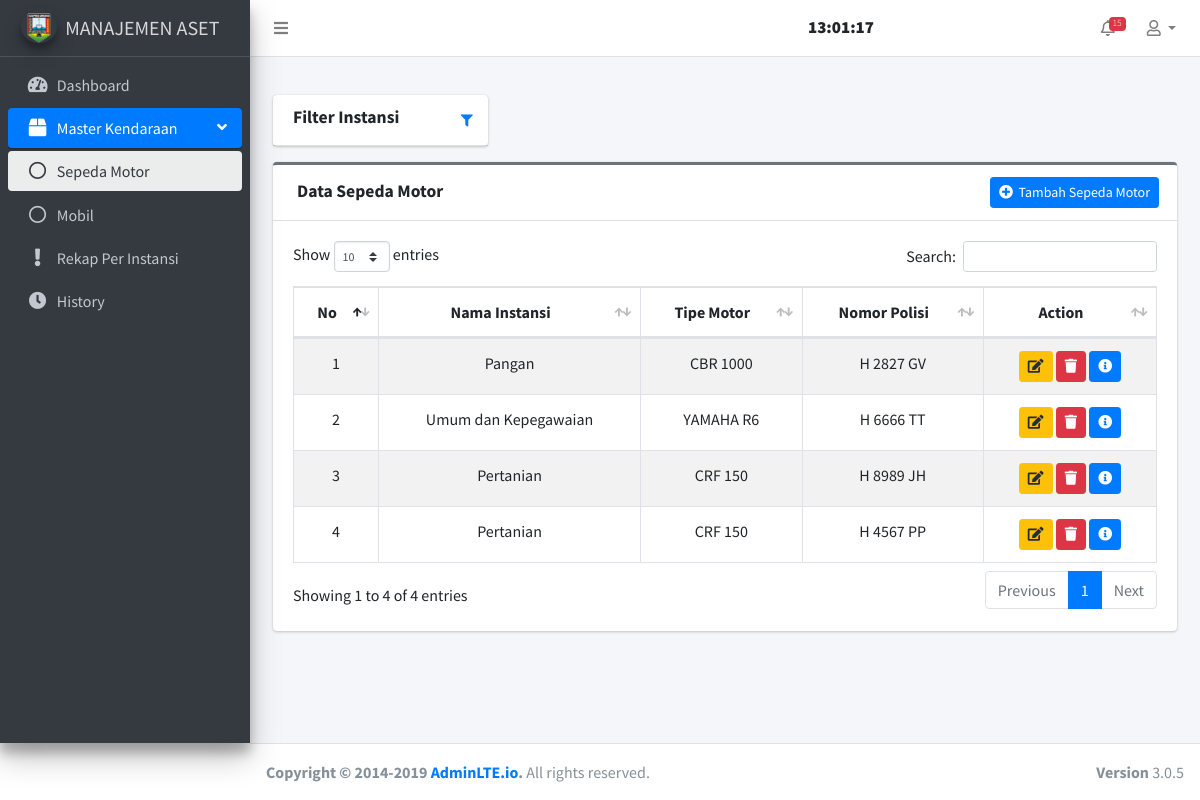
Screenshot of /index.php/kendaraan/utama with the database file from the repository.
### tables this page shows
CREATE TABLE IF NOT EXISTS `tb_motor` (
`id` int(12) NOT NULL,
  `instansi` varchar(200) NOT NULL,
  `nama_pemakai` varchar(200) NOT NULL,
  `tipe_motor` varchar(200) NOT NULL,
  `no_polisi` varchar(200) NOT NULL,
  `no_polisi_lama` varchar(200) NOT NULL,
  `tahun_rakit` varchar(200) NOT NULL,
  `jumlah_cc` varchar(200) NOT NULL,
  `no_rangka` varchar(200) NOT NULL,
  `no_mesin` varchar(200) NOT NULL,
  `no_bpkb` varchar(200) NOT NULL,
  `tanggal_servis` varchar(200) NOT NULL,
  `tanggal_perpanjangan` date NOT NULL,
  `gambar_motor` varchar(200) DEFAULT NULL
);

### application/controllers/Kendaraan.php (called while the page is built, shortened)
<?php
class Kendaraan extends CI_Controller {
    public function __construct()
    {
        $this->load->model('kendaraan_model');
    }
	public function utama()
	{
		$data['title'] = 'Sepeda Motor';
		$filter = $this->input->post('filter_instansi');
		$data['motor'] = $this->kendaraan_model->get_data('tb_motor', $filter)->result();
		$this->load->view('templates/header', $data);
		$this->load->view('templates/sidebar', $data);
		$this->load->view('kendaraan');
		$this->load->view('templates/footer');
	}
}

### index.php (called while the page is built, shortened)
<?php
require_once BASEPATH.'core/CodeIgniter.php';

### application/models/Kendaraan_model.php (called while the page is built, shortened)
<?php
class Kendaraan_model extends CI_Model {
	public function get_data($table, $filter = '')
	{
		return $this->db->get($table);
	}
}

### application/views/kendaraan.php (the view, shortened to what this page needs)
<div class="container-fluid">
  <div class="row">
    <div class="col-md-3">
      <div class="card">
        <div class="card-header" id="filterHeading">
          <h3 class="card-title font-weight-bold text-black">Filter Instansi</h3>
            <div class="card-tools">
                    <button type="button" class="btn btn-link btn-xs btn-black" data-toggle="collapse" data-target="#filterCollapse" aria-expanded="true" aria-controls="filterCollapse">
                    <i class="fas fa-filter"></i>
                    </button>
            </div>
        </div>
      </div>
    </div>
  </div>
  <div class="row">
    <div class="col-12">
      <div class="card card-outline card-secondary">
        <div class="card-header">
          <h3 class="card-title p-1 font-weight-bold text-black">Data Sepeda Motor</h3>
          <div class="card-tools">
            <button data-toggle="modal" data-target="#tambah" class="btn btn-primary btn-sm mr-2"><i class="fa fa-plus-circle"></i> &nbsp;Tambah Sepeda Motor</button>
          </div>
        </div>
        <div class="card-body">
        <table id="example1" class="table table-bordered table-striped">
        <thead>
            <tr class="text-center">
                <th>No</th>
                <th>Nama Instansi</th>
                <th>Tipe Motor</th>
                <th>Nomor Polisi</th>
                <th>Action</th>
            </tr>
        </thead>
        <tbody>
        <?php $no = 1;
        foreach($motor as $mtr) : ?>
            <tr class="text-center">
                <td><?= $no++ ?></td>
                <td><?= $mtr->instansi ?></td>
                <td><?= $mtr->tipe_motor ?></td>
                <td><?= $mtr->no_polisi ?></td>
                <td>
                    <button data-toggle="modal" data-target="#edit<?= $mtr->id ?>" class="btn btn-warning btn-sm"><i class="fas fa-edit"></i></button>
                    <a href="<?= base_url('kendaraan/delete/'.$mtr->id) ?>" class="btn btn-danger btn-sm" onclick="return confirm('Anda yakin ingin menghapus data ini ?')"><i class="fas fa-trash"></i></a>
                    <a href="<?= base_url('kendaraan/detail/'.$mtr->id) ?>" class="btn btn-primary btn-sm"><i class="fas fa-info-circle"></i></a>
                </td>
            </tr>
         <?php endforeach?>
        </tbody>
    </table>
</div>
</div>
</div>
</div>
<?php foreach($motor as $mtr) : ?>
</div>
<?php endforeach?>

### rows the page displays
tb_motor: instansi "Pangan", tipe_motor "CBR 1000", no_polisi "H 2827 GV"
tb_motor: instansi "Umum dan Kepegawaian", tipe_motor "YAMAHA R6", no_polisi "H 6666 TT"
tb_motor: instansi "Pertanian", tipe_motor "CRF 150", no_polisi "H 8989 JH"
tb_motor: instansi "Pertanian", tipe_motor "CRF 150", no_polisi "H 4567 PP"
